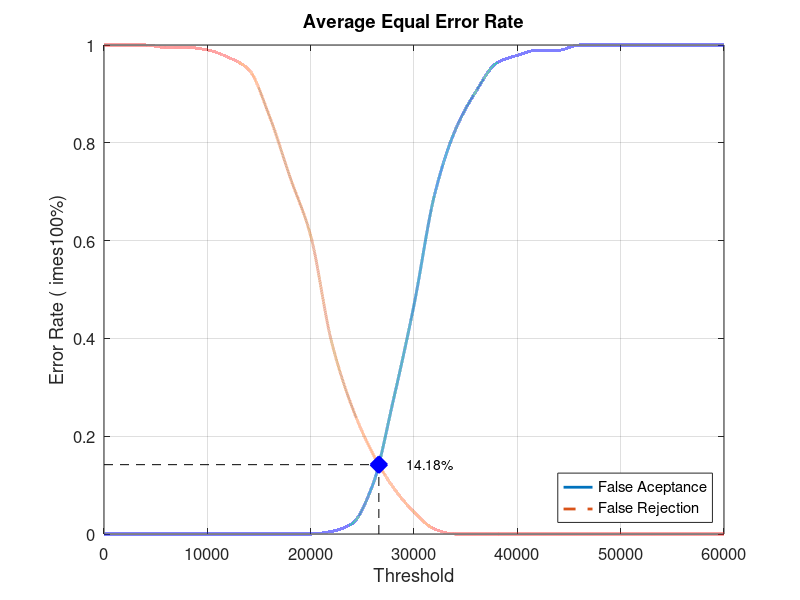
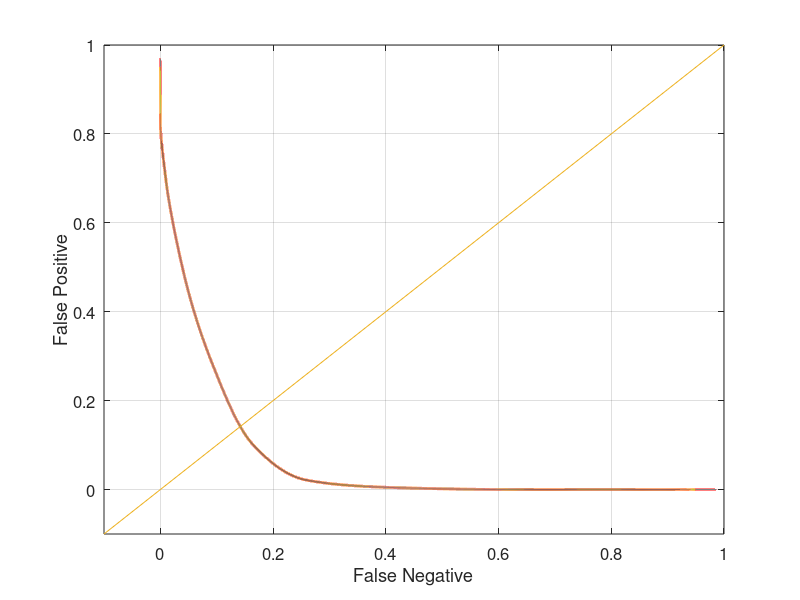

Write the MATLAB code that produced these figures, in order.
close all;
clear;
clc;
x = 0:2000:60000;
xq = 0:0.5:60000;

y0 = [0 0 0 0 0 0 0 0 0 0 0 0.00526316 0.0210526 0.1 0.273684 0.468421 0.694737 0.826316 0.905263 0.963158 0.978947 0.989474 0.989474 1 1 1 1 1 1 1 1]
yy0 = interp1(x, y0, xq, 'pchip');
y1 = [1 1 1 0.995 0.995 0.99 0.975 0.95 0.855 0.73 0.61 0.395 0.26 0.165 0.095 0.045 0.01 0 0 0 0 0 0 0 0 0 0 0 0 0 0]
yy1 = interp1(x, y1, xq, 'pchip');

% Calculating EER: 
y2 = abs(y0 - y1);
find(y2 == min(y2))
yy2 = abs(yy0 - yy1);
xEER = find(yy2 == min(yy2));
xEERIndex = xq(xEER) % X-axis EER
yEER = yy0(xEER) % Y-axis EER

main = figure
plot(xq, yy0,'-','LineWidth', 2);	hold on
plot(xq, yy1,'--','LineWidth', 2);	hold on
plot([xEERIndex xEERIndex], [0 yEER], 'k--');	hold on
plot([0 xEERIndex], [yEER yEER], 'k--');	hold on
plot(xEERIndex, yEER, 'bx', 'LineWidth', 10);	hold on
text(xEERIndex + 10 * xEERIndex / 100, yEER, [num2str(round((10000 * yEER)) / 100) '%'])
legend('False Aceptance', 'False Rejection', 'Location', 'SouthEast')
xlabel('Threshold')
ylabel('Error Rate (	imes100%)')
title('Average Equal Error Rate')
set(gca, 'FontSize', 12)
axis([0 60000 0 1])
grid on

print(main, 'Database2_3Main', '-dpng');
FNRxFPR = figure('Color', [1 1 1]);
plot(yy1, yy0, '-', yy1, yy0, 'LineWidth', 2);
hold on
y = -0.1:0.1:1
plot(y, y); 
set(gca, 'FontSize', 12)
xlabel('False Negative')
ylabel('False Positive')
axis([-0.1 1 -0.1 1])
set(gca, 'FontSize', 12)
grid on

print(FNRxFPR, 'Database2_3FNRxFPR','-dpng');
